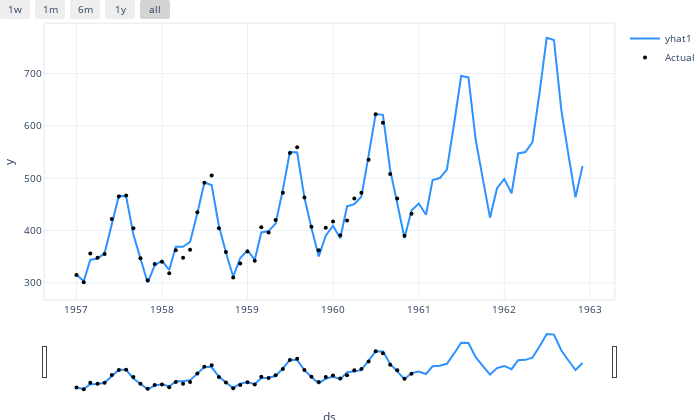

Write notebook code for a chart like this one.
### Markdown cell above
### 1.2 Bonus: Predict into future
Before making any actual forecasts, re-fit the model on all data available, else you are greatly reducing your forecast accuracy!

### Code cell
m = NeuralProphet(seasonality_mode= "multiplicative", learning_rate = 0.1)
metrics_train2 = m.fit(df=df, freq="MS")
future = m.make_future_dataframe(df, periods=24, n_historic_predictions=48)
forecast = m.predict(future)
fig = m.plot(forecast)
fig = m.plot(forecast, plotting_backend="plotly").show()
